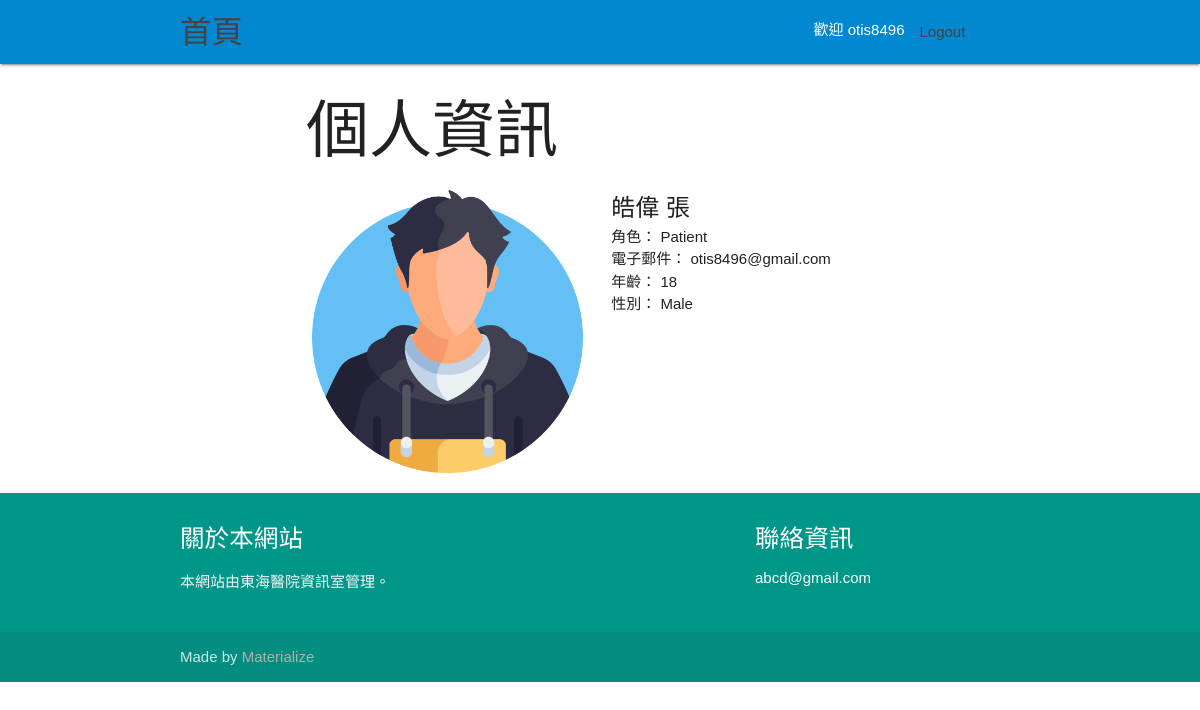
The app's page /appointments/profile/ (signed in) with its own data.
### appointments/models.py (models this page shows)
class User(AbstractUser):
    ROLE_CHOICES = [
        ('patient', 'Patient'),
        ('doctor', 'Doctor'),
    ]
    role = models.CharField(max_length=10, choices=ROLE_CHOICES, default='patient')  # 使用者的角色，預設為病患
    age = models.PositiveIntegerField(null=True, blank=True)  # 使用者的年齡（可選）
    gender = models.CharField(max_length=1, choices=[('M', 'Male'), ('F', 'Female')], null=True, blank=True)  # 性別

### appointments/views.py (the view)
# urls.py: path('profile/', views.profile, name='profile'),
@login_required
def profile(request):
    user = request.user
    context = {
        'user': user,
    }
    return render(request, 'appointments/profile.html', context)

### appointments/templates/appointments/profile.html
{% extends "base.html" %}
{% load static %}
{% block content %}
<div class="container">
    <h1>個人資訊</h1>
    <div class="row">
        <div class="card">
            <div class="col s12 m6">
                <div class="card-image">
                    <img src="{% static 'image/avatar/boy.png' %}">
                </div>
            </div>
            <div class="col s12 m6">
                    <span class="card-title">{{ user.get_full_name }}</span><br>
                    <strong>角色：</strong> {{ user.get_role_display }}<br>
                    <strong>電子郵件：</strong> {{ user.email }}<br>
                    <strong>年齡：</strong> {{ user.age|default:"未設定" }}<br>
                    <strong>性別：</strong> {{ user.get_gender_display|default:"未設定" }}
            </div>
        </div>
    </div>
</div>
{% endblock %}

### templates/base.html (shortened to what this page needs)
<!DOCTYPE html>
<html lang="zh-Hant-TW">
<head>
  {% load static %}
  <link href="{% static 'css/materialize.css' %}" type="text/css" rel="stylesheet" media="screen,projection"/>
  <link rel="stylesheet" href="https://cdnjs.cloudflare.com/ajax/libs/animate.css/4.0.0/animate.min.css"/>
  <link rel="stylesheet" type="text/css" href="{% static 'css/hover.css' %}"/>
  <link href="{% static 'css/style.css' %}" type="text/css" rel="stylesheet" media="screen,projection"/>
  <link rel="stylesheet" type="text/css" href="https://cdn.jsdelivr.net/npm/sweetalert2@9.17.0/dist/sweetalert2.min.css"/>
</head>
<body>
    <div>
	  <nav class="light-blue darken-2" role="navigation">
		<div class="nav-wrapper container">
                <a href="{% url 'home' %}" class="brand-logo">首頁</a>
                <ul class="right">
                    {% if user.is_authenticated %}
                    <li><p>歡迎 {{ user.username }}</p></li>
                    <li><a href="{% url 'logout' %}">Logout</a></li>
                    {% else %}
                    <li><a href="{% url 'login' %}">Login</a></li>
                    {% endif %}
                </ul>
		</div>
	  </nav>
    </div>
    <div id="app">
        <div class="container">
            {% block content %}{% endblock %}
        </div>
        <footer class="page-footer teal">
            <div class="container">
            <div class="row">
                <div class="col l6 s12">
                <h5 class="white-text" id="code">關於本網站</h5>
                <p class="grey-text text-lighten-4">本網站由東海醫院資訊室管理。</p>
                </div>
                <div class="col l4 offset-l2 s12">
                    <h5 class="white-text">聯絡資訊</h5>
                    <ul>
                        <li><a class="white-text" href="#!">abcd@gmail.com </a></li>
                    </ul>
                </div>
            </div>
            </div>
            <div class="footer-copyright">
            <div class="container">
            Made by <a class="brown-text text-lighten-3" href="http://materializecss.com">Materialize</a>
            </div>
            </div>
        </footer>
    </div>
</body>
</html>

### static/css/style.css (style rules this page uses)
body { font-family: 'Noto Sans TC', sans-serif !important; }
nav ul a, nav .brand-logo { color: #444; width: 7.7rem; }
p { line-height: 2rem; }
footer.page-footer { margin: 0; }

### records on screen
User: username "otis8496", get_full_name "皓偉 張", role "Patient", email "otis8496@gmail.com", age "18", gender "Male"
